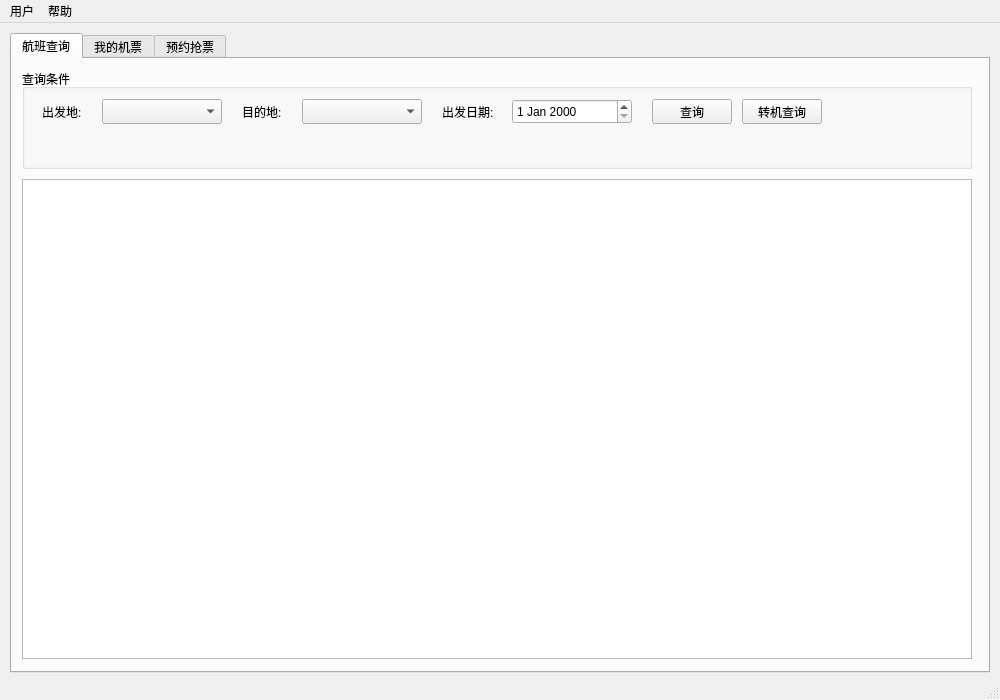
<?xml version="1.0" encoding="UTF-8"?>
<ui version="4.0">
 <class>UserMainWindow</class>
 <widget class="QMainWindow" name="UserMainWindow">
  <property name="geometry">
   <rect>
    <x>0</x>
    <y>0</y>
    <width>1000</width>
    <height>700</height>
   </rect>
  </property>
  <property name="windowTitle">
   <string>航班票务系统 - 用户界面</string>
  </property>
  <widget class="QWidget" name="centralwidget">
   <widget class="QTabWidget" name="tabWidget">
    <property name="geometry">
     <rect>
      <x>10</x>
      <y>10</y>
      <width>980</width>
      <height>640</height>
     </rect>
    </property>
    <property name="currentIndex">
     <number>0</number>
    </property>
    <widget class="QWidget" name="searchTab">
     <attribute name="title">
      <string>航班查询</string>
     </attribute>
     <widget class="QGroupBox" name="searchGroup">
      <property name="geometry">
       <rect>
        <x>10</x>
        <y>10</y>
        <width>950</width>
        <height>100</height>
       </rect>
      </property>
      <property name="title">
       <string>查询条件</string>
      </property>
      <widget class="QLabel" name="fromLabel">
       <property name="geometry">
        <rect>
         <x>20</x>
         <y>30</y>
         <width>60</width>
         <height>25</height>
        </rect>
       </property>
       <property name="text">
        <string>出发地:</string>
       </property>
      </widget>
      <widget class="QComboBox" name="fromCombo">
       <property name="geometry">
        <rect>
         <x>80</x>
         <y>30</y>
         <width>120</width>
         <height>25</height>
        </rect>
       </property>
      </widget>
      <widget class="QLabel" name="toLabel">
       <property name="geometry">
        <rect>
         <x>220</x>
         <y>30</y>
         <width>60</width>
         <height>25</height>
        </rect>
       </property>
       <property name="text">
        <string>目的地:</string>
       </property>
      </widget>
      <widget class="QComboBox" name="toCombo">
       <property name="geometry">
        <rect>
         <x>280</x>
         <y>30</y>
         <width>120</width>
         <height>25</height>
        </rect>
       </property>
      </widget>
      <widget class="QLabel" name="dateLabel">
       <property name="geometry">
        <rect>
         <x>420</x>
         <y>30</y>
         <width>60</width>
         <height>25</height>
        </rect>
       </property>
       <property name="text">
        <string>出发日期:</string>
       </property>
      </widget>
      <widget class="QDateEdit" name="dateEdit">
       <property name="geometry">
        <rect>
         <x>490</x>
         <y>30</y>
         <width>120</width>
         <height>25</height>
        </rect>
       </property>
      </widget>
      <widget class="QPushButton" name="searchButton">
       <property name="geometry">
        <rect>
         <x>630</x>
         <y>30</y>
         <width>80</width>
         <height>25</height>
        </rect>
       </property>
       <property name="text">
        <string>查询</string>
       </property>
      </widget>
      <widget class="QPushButton" name="transferButton">
       <property name="geometry">
        <rect>
         <x>720</x>
         <y>30</y>
         <width>80</width>
         <height>25</height>
        </rect>
       </property>
       <property name="text">
        <string>转机查询</string>
       </property>
      </widget>
     </widget>
     <widget class="QTableWidget" name="flightTable">
      <property name="geometry">
       <rect>
        <x>10</x>
        <y>120</y>
        <width>950</width>
        <height>480</height>
       </rect>
      </property>
     </widget>
    </widget>
    <widget class="QWidget" name="ticketTab">
     <attribute name="title">
      <string>我的机票</string>
     </attribute>
     <widget class="QTableWidget" name="ticketTable">
      <property name="geometry">
       <rect>
        <x>10</x>
        <y>10</y>
        <width>950</width>
        <height>590</height>
       </rect>
      </property>
     </widget>
    </widget>
    <widget class="QWidget" name="reservationTab">
     <attribute name="title">
      <string>预约抢票</string>
     </attribute>
     <widget class="QTableWidget" name="reservationTable">
      <property name="geometry">
       <rect>
        <x>10</x>
        <y>10</y>
        <width>950</width>
        <height>590</height>
       </rect>
      </property>
     </widget>
    </widget>
   </widget>
  </widget>
  <widget class="QMenuBar" name="menubar">
   <property name="geometry">
    <rect>
     <x>0</x>
     <y>0</y>
     <width>1000</width>
     <height>22</height>
    </rect>
   </property>
   <widget class="QMenu" name="menuUser">
    <property name="title">
     <string>用户</string>
    </property>
    <addaction name="actionProfile"/>
    <addaction name="actionLogout"/>
   </widget>
   <widget class="QMenu" name="menuHelp">
    <property name="title">
     <string>帮助</string>
    </property>
    <addaction name="actionAbout"/>
   </widget>
   <addaction name="menuUser"/>
   <addaction name="menuHelp"/>
  </widget>
  <widget class="QStatusBar" name="statusbar"/>
  <action name="actionProfile">
   <property name="text">
    <string>个人信息</string>
   </property>
  </action>
  <action name="actionLogout">
   <property name="text">
    <string>退出登录</string>
   </property>
  </action>
  <action name="actionAbout">
   <property name="text">
    <string>关于</string>
   </property>
  </action>
 </widget>
 <resources/>
 <connections/>
</ui> 
